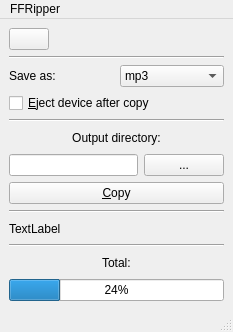
<?xml version="1.0" encoding="UTF-8"?>
<ui version="4.0">
 <class>MainWindow</class>
 <widget class="QMainWindow" name="MainWindow">
  <property name="geometry">
   <rect>
    <x>0</x>
    <y>0</y>
    <width>233</width>
    <height>332</height>
   </rect>
  </property>
  <property name="windowTitle">
   <string>MainWindow</string>
  </property>
  <widget class="QWidget" name="centralwidget">
   <layout class="QVBoxLayout" name="verticalLayout">
    <item>
     <layout class="QHBoxLayout" name="horizontalLayout">
      <item>
       <widget class="QPushButton" name="pushButton">
        <property name="text">
         <string/>
        </property>
        <property name="icon">
         <iconset>
          <normaloff>../icons8-settings-48.png</normaloff>../icons8-settings-48.png</iconset>
        </property>
       </widget>
      </item>
      <item>
       <spacer name="horizontalSpacer">
        <property name="orientation">
         <enum>Qt::Horizontal</enum>
        </property>
        <property name="sizeHint" stdset="0">
         <size>
          <width>476</width>
          <height>20</height>
         </size>
        </property>
       </spacer>
      </item>
     </layout>
    </item>
    <item>
     <widget class="Line" name="line">
      <property name="orientation">
       <enum>Qt::Horizontal</enum>
      </property>
     </widget>
    </item>
    <item>
     <layout class="QHBoxLayout" name="horizontalLayout_2">
      <item>
       <widget class="QLabel" name="label">
        <property name="text">
         <string>Save as:</string>
        </property>
        <property name="buddy">
         <cstring>comboBox</cstring>
        </property>
       </widget>
      </item>
      <item>
       <widget class="QComboBox" name="comboBox">
        <item>
         <property name="text">
          <string>mp3</string>
         </property>
        </item>
        <item>
         <property name="text">
          <string>mp2</string>
         </property>
        </item>
       </widget>
      </item>
     </layout>
    </item>
    <item>
     <widget class="QCheckBox" name="checkBox">
      <property name="text">
       <string>&amp;Eject device after copy</string>
      </property>
     </widget>
    </item>
    <item>
     <widget class="Line" name="line_2">
      <property name="orientation">
       <enum>Qt::Horizontal</enum>
      </property>
     </widget>
    </item>
    <item>
     <widget class="QLabel" name="label_3">
      <property name="text">
       <string>Output directory:</string>
      </property>
      <property name="alignment">
       <set>Qt::AlignCenter</set>
      </property>
     </widget>
    </item>
    <item>
     <layout class="QHBoxLayout" name="horizontalLayout_3">
      <item>
       <widget class="QLineEdit" name="lineEdit"/>
      </item>
      <item>
       <widget class="QPushButton" name="pushButton_2">
        <property name="text">
         <string>...</string>
        </property>
       </widget>
      </item>
     </layout>
    </item>
    <item>
     <widget class="QPushButton" name="pushButton_3">
      <property name="text">
       <string>&amp;Copy</string>
      </property>
     </widget>
    </item>
    <item>
     <widget class="Line" name="line_3">
      <property name="orientation">
       <enum>Qt::Horizontal</enum>
      </property>
     </widget>
    </item>
    <item>
     <widget class="QLabel" name="label_4">
      <property name="text">
       <string>TextLabel</string>
      </property>
     </widget>
    </item>
    <item>
     <widget class="Line" name="line_4">
      <property name="orientation">
       <enum>Qt::Horizontal</enum>
      </property>
     </widget>
    </item>
    <item alignment="Qt::AlignHCenter">
     <widget class="QLabel" name="label_5">
      <property name="text">
       <string>Total:</string>
      </property>
     </widget>
    </item>
    <item>
     <widget class="QProgressBar" name="progressBar">
      <property name="value">
       <number>24</number>
      </property>
     </widget>
    </item>
   </layout>
  </widget>
  <widget class="QMenuBar" name="menubar">
   <property name="geometry">
    <rect>
     <x>0</x>
     <y>0</y>
     <width>233</width>
     <height>20</height>
    </rect>
   </property>
   <widget class="QMenu" name="menuFFRipper">
    <property name="title">
     <string>FFRipper</string>
    </property>
    <addaction name="actionSettings"/>
    <addaction name="separator"/>
    <addaction name="actionQuit"/>
   </widget>
   <addaction name="menuFFRipper"/>
  </widget>
  <widget class="QStatusBar" name="statusbar"/>
  <action name="actionSettings">
   <property name="text">
    <string>&amp;Settings</string>
   </property>
  </action>
  <action name="actionQuit">
   <property name="text">
    <string>&amp;Quit</string>
   </property>
  </action>
 </widget>
 <tabstops>
  <tabstop>pushButton</tabstop>
  <tabstop>comboBox</tabstop>
  <tabstop>checkBox</tabstop>
  <tabstop>pushButton_2</tabstop>
  <tabstop>lineEdit</tabstop>
  <tabstop>pushButton_3</tabstop>
 </tabstops>
 <resources/>
 <connections/>
</ui>
